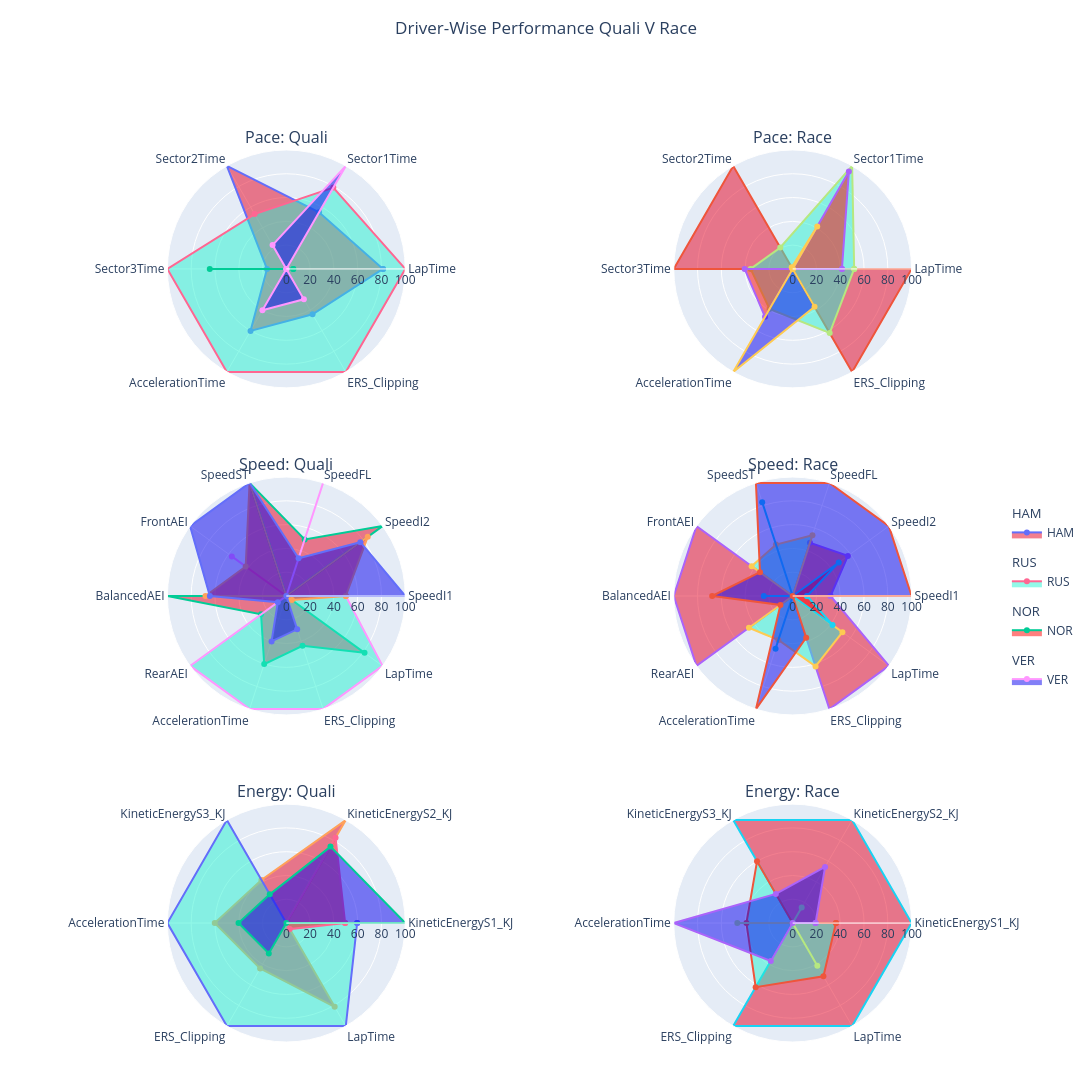

Write notebook code for a chart like this one.
### Code cell
polar_fig = data_vis.create_comparison_radar(
    quali_performance=quali_performance_rescaled,
    race_performance=race_performance_rescaled,
    drivers=top_4_drivers.to_list(),
    show_pace_categories=True,
    show_speed_categories=True,
    show_energy_categories=True,
)

polar_fig.show()

### Figure 1 — Plotly figure (JSON) as saved in the notebook; plotly's stock layout.template omitted (floating-point values rounded to 4 significant figures)
{"data": [{"fill": "toself", "fillcolor": "rgba(0.9098039215686274, 0.0, 0.12549019607843137, 0.5)", "legendgroup": "HAM", "legendgrouptitle": {"text": "HAM"}, "name": "HAM", "r": [81.29, 55.0, 100.0, 16.25, 60.19, 44.07, 81.29], "showlegend": true, "subplot": "polar", "theta": ["LapTime", "Sector1Time", "Sector2Time", "Sector3Time", "AccelerationTime", "ERS_Clipping", "LapTime"], "type": "scatterpolar"}, {"fill": "toself", "fillcolor": "rgba(0.9098039215686274, 0.0, 0.12549019607843137, 0.5)", "legendgroup": "HAM", "legendgrouptitle": {"text": "HAM"}, "name": "HAM", "r": [100.0, 1e-05, 100.0, 100.0, 1e-05, 100.0, 100.0], "showlegend": false, "subplot": "polar2", "theta": ["LapTime", "Sector1Time", "Sector2Time", "Sector3Time", "AccelerationTime", "ERS_Clipping", "LapTime"], "type": "scatterpolar"}, {"fill": "toself", "fillcolor": "rgba(0.9098039215686274, 0.0, 0.12549019607843137, 0.5)", "legendgroup": "HAM", "legendgrouptitle": {"text": "HAM"}, "name": "HAM", "r": [1e-05, 100.0, 50.0, 100.0, 1e-05, 100.0, 26.23, 60.19, 44.07, 81.29, 1e-05], "showlegend": false, "subplot": "polar3", "theta": ["SpeedI1", "SpeedI2", "SpeedFL", "SpeedST", "FrontAEI", "BalancedAEI", "RearAEI", "AccelerationTime", "ERS_Clipping", "LapTime", "SpeedI1"], "type": "scatterpolar"}, {"fill": "toself", "fillcolor": "rgba(0.9098039215686274, 0.0, 0.12549019607843137, 0.5)", "legendgroup": "HAM", "legendgrouptitle": {"text": "HAM"}, "name": "HAM", "r": [31.8, 57.37, 47.02, 1e-05, 100.0, 100.0, 100.0, 1e-05, 100.0, 100.0, 31.8], "showlegend": false, "subplot": "polar4", "theta": ["SpeedI1", "SpeedI2", "SpeedFL", "SpeedST", "FrontAEI", "BalancedAEI", "RearAEI", "AccelerationTime", "ERS_Clipping", "LapTime", "SpeedI1"], "type": "scatterpolar"}, {"fill": "toself", "fillcolor": "rgba(0.9098039215686274, 0.0, 0.12549019607843137, 0.5)", "legendgroup": "HAM", "legendgrouptitle": {"text": "HAM"}, "name": "HAM", "r": [1e-05, 100.0, 41.88, 60.19, 44.07, 81.29, 1e-05], "showlegend": false, "subplot": "polar5", "theta": ["KineticEnergyS1_KJ", "KineticEnergyS2_KJ", "KineticEnergyS3_KJ", "AccelerationTime", "ERS_Clipping", "LapTime", "KineticEnergyS1_KJ"], "type": "scatterpolar"}, {"fill": "toself", "fillcolor": "rgba(0.9098039215686274, 0.0, 0.12549019607843137, 0.5)", "legendgroup": "HAM", "legendgrouptitle": {"text": "HAM"}, "name": "HAM", "r": [100.0, 100.0, 100.0, 1e-05, 100.0, 100.0, 100.0], "showlegend": false, "subplot": "polar6", "theta": ["KineticEnergyS1_KJ", "KineticEnergyS2_KJ", "KineticEnergyS3_KJ", "AccelerationTime", "ERS_Clipping", "LapTime", "KineticEnergyS1_KJ"], "type": "scatterpolar"}, {"fill": "toself", "fillcolor": "rgba(0.15294117647058825, 0.9568627450980393, 0.8235294117647058, 0.5)", "legendgroup": "RUS", "legendgrouptitle": {"text": "RUS"}, "name": "RUS", "r": [100.0, 79.0, 53.28, 100.0, 100.0, 100.0, 100.0], "showlegend": true, "subplot": "polar", "theta": ["LapTime", "Sector1Time", "Sector2Time", "Sector3Time", "AccelerationTime", "ERS_Clipping", "LapTime"], "type": "scatterpolar"}, {"fill": "toself", "fillcolor": "rgba(0.15294117647058825, 0.9568627450980393, 0.8235294117647058, 0.5)", "legendgroup": "RUS", "legendgrouptitle": {"text": "RUS"}, "name": "RUS", "r": [51.7, 100.0, 20.8, 35.37, 38.88, 62.24, 51.7], "showlegend": false, "subplot": "polar2", "theta": ["LapTime", "Sector1Time", "Sector2Time", "Sector3Time", "AccelerationTime", "ERS_Clipping", "LapTime"], "type": "scatterpolar"}, {"fill": "toself", "fillcolor": "rgba(0.15294117647058825, 0.9568627450980393, 0.8235294117647058, 0.5)", "legendgroup": "RUS", "legendgrouptitle": {"text": "RUS"}, "name": "RUS", "r": [50.0, 1e-05, 100.0, 1e-05, 56.67, 1e-05, 100.0, 100.0, 100.0, 100.0, 50.0], "showlegend": false, "subplot": "polar3", "theta": ["SpeedI1", "SpeedI2", "SpeedFL", "SpeedST", "FrontAEI", "BalancedAEI", "RearAEI", "AccelerationTime", "ERS_Clipping", "LapTime", "SpeedI1"], "type": "scatterpolar"}, {"fill": "toself", "fillcolor": "rgba(0.15294117647058825, 0.9568627450980393, 0.8235294117647058, 0.5)", "legendgroup": "RUS", "legendgrouptitle": {"text": "RUS"}, "name": "RUS", "r": [1e-05, 1e-05, 53.77, 45.45, 42.66, 1e-05, 45.45, 38.88, 62.24, 51.7, 1e-05], "showlegend": false, "subplot": "polar4", "theta": ["SpeedI1", "SpeedI2", "SpeedFL", "SpeedST", "FrontAEI", "BalancedAEI", "RearAEI", "AccelerationTime", "ERS_Clipping", "LapTime", "SpeedI1"], "type": "scatterpolar"}, {"fill": "toself", "fillcolor": "rgba(0.15294117647058825, 0.9568627450980393, 0.8235294117647058, 0.5)", "legendgroup": "RUS", "legendgrouptitle": {"text": "RUS"}, "name": "RUS", "r": [59.57, 1e-05, 100.0, 100.0, 100.0, 100.0, 59.57], "showlegend": false, "subplot": "polar5", "theta": ["KineticEnergyS1_KJ", "KineticEnergyS2_KJ", "KineticEnergyS3_KJ", "AccelerationTime", "ERS_Clipping", "LapTime", "KineticEnergyS1_KJ"], "type": "scatterpolar"}, {"fill": "toself", "fillcolor": "rgba(0.15294117647058825, 0.9568627450980393, 0.8235294117647058, 0.5)", "legendgroup": "RUS", "legendgrouptitle": {"text": "RUS"}, "name": "RUS", "r": [36.38, 1e-05, 59.96, 38.88, 62.24, 51.7, 36.38], "showlegend": false, "subplot": "polar6", "theta": ["KineticEnergyS1_KJ", "KineticEnergyS2_KJ", "KineticEnergyS3_KJ", "AccelerationTime", "ERS_Clipping", "LapTime", "KineticEnergyS1_KJ"], "type": "scatterpolar"}, {"fill": "toself", "fillcolor": "rgba(1.0, 0.5019607843137255, 0.0, 0.5)", "legendgroup": "NOR", "legendgrouptitle": {"text": "NOR"}, "name": "NOR", "r": [5.848, 1e-05, 1e-05, 64.38, 1e-05, 1e-05, 5.848], "showlegend": true, "subplot": "polar", "theta": ["LapTime", "Sector1Time", "Sector2Time", "Sector3Time", "AccelerationTime", "ERS_Clipping", "LapTime"], "type": "scatterpolar"}, {"fill": "toself", "fillcolor": "rgba(1.0, 0.5019607843137255, 0.0, 0.5)", "legendgroup": "NOR", "legendgrouptitle": {"text": "NOR"}, "name": "NOR", "r": [41.43, 94.53, 1e-05, 40.38, 46.53, 1e-05, 41.43], "showlegend": false, "subplot": "polar2", "theta": ["LapTime", "Sector1Time", "Sector2Time", "Sector3Time", "AccelerationTime", "ERS_Clipping", "LapTime"], "type": "scatterpolar"}, {"fill": "toself", "fillcolor": "rgba(1.0, 0.5019607843137255, 0.0, 0.5)", "legendgroup": "NOR", "legendgrouptitle": {"text": "NOR"}, "name": "NOR", "r": [50.0, 84.62, 1e-05, 100.0, 42.24, 67.99, 1e-05, 1e-05, 1e-05, 5.848, 50.0], "showlegend": false, "subplot": "polar3", "theta": ["SpeedI1", "SpeedI2", "SpeedFL", "SpeedST", "FrontAEI", "BalancedAEI", "RearAEI", "AccelerationTime", "ERS_Clipping", "LapTime", "SpeedI1"], "type": "scatterpolar"}, {"fill": "toself", "fillcolor": "rgba(1.0, 0.5019607843137255, 0.0, 0.5)", "legendgroup": "NOR", "legendgrouptitle": {"text": "NOR"}, "name": "NOR", "r": [12.13, 47.89, 1e-05, 82.95, 1e-05, 24.24, 1e-05, 46.53, 1e-05, 41.43, 12.13], "showlegend": false, "subplot": "polar4", "theta": ["SpeedI1", "SpeedI2", "SpeedFL", "SpeedST", "FrontAEI", "BalancedAEI", "RearAEI", "AccelerationTime", "ERS_Clipping", "LapTime", "SpeedI1"], "type": "scatterpolar"}, {"fill": "toself", "fillcolor": "rgba(1.0, 0.5019607843137255, 0.0, 0.5)", "legendgroup": "NOR", "legendgrouptitle": {"text": "NOR"}, "name": "NOR", "r": [49.45, 82.79, 1e-05, 1e-05, 1e-05, 5.848, 49.45], "showlegend": false, "subplot": "polar5", "theta": ["KineticEnergyS1_KJ", "KineticEnergyS2_KJ", "KineticEnergyS3_KJ", "AccelerationTime", "ERS_Clipping", "LapTime", "KineticEnergyS1_KJ"], "type": "scatterpolar"}, {"fill": "toself", "fillcolor": "rgba(1.0, 0.5019607843137255, 0.0, 0.5)", "legendgroup": "NOR", "legendgrouptitle": {"text": "NOR"}, "name": "NOR", "r": [1e-05, 15.14, 1e-05, 46.53, 1e-05, 41.43, 1e-05], "showlegend": false, "subplot": "polar6", "theta": ["KineticEnergyS1_KJ", "KineticEnergyS2_KJ", "KineticEnergyS3_KJ", "AccelerationTime", "ERS_Clipping", "LapTime", "KineticEnergyS1_KJ"], "type": "scatterpolar"}, {"fill": "toself", "fillcolor": "rgba(0.023529411764705882, 0.0, 0.9372549019607843, 0.5)", "legendgroup": "VER", "legendgrouptitle": {"text": "VER"}, "name": "VER", "r": [1e-05, 100.0, 23.14, 1e-05, 40.19, 29.48, 1e-05], "showlegend": true, "subplot": "polar", "theta": ["LapTime", "Sector1Time", "Sector2Time", "Sector3Time", "AccelerationTime", "ERS_Clipping", "LapTime"], "type": "scatterpolar"}, {"fill": "toself", "fillcolor": "rgba(0.023529411764705882, 0.0, 0.9372549019607843, 0.5)", "legendgroup": "VER", "legendgrouptitle": {"text": "VER"}, "name": "VER", "r": [1e-05, 41.29, 1.628, 1e-05, 100.0, 36.8, 1e-05], "showlegend": false, "subplot": "polar2", "theta": ["LapTime", "Sector1Time", "Sector2Time", "Sector3Time", "AccelerationTime", "ERS_Clipping", "LapTime"], "type": "scatterpolar"}, {"fill": "toself", "fillcolor": "rgba(0.023529411764705882, 0.0, 0.9372549019607843, 0.5)", "legendgroup": "VER", "legendgrouptitle": {"text": "VER"}, "name": "VER", "r": [100.0, 76.92, 33.33, 100.0, 100.0, 64.3, 8.842, 40.19, 29.48, 1e-05, 100.0], "showlegend": false, "subplot": "polar3", "theta": ["SpeedI1", "SpeedI2", "SpeedFL", "SpeedST", "FrontAEI", "BalancedAEI", "RearAEI", "AccelerationTime", "ERS_Clipping", "LapTime", "SpeedI1"], "type": "scatterpolar"}, {"fill": "toself", "fillcolor": "rgba(0.023529411764705882, 0.0, 0.9372549019607843, 0.5)", "legendgroup": "VER", "legendgrouptitle": {"text": "VER"}, "name": "VER", "r": [100.0, 100.0, 100.0, 100.0, 33.97, 67.69, 12.73, 100.0, 36.8, 1e-05, 100.0], "showlegend": false, "subplot": "polar4", "theta": ["SpeedI1", "SpeedI2", "SpeedFL", "SpeedST", "FrontAEI", "BalancedAEI", "RearAEI", "AccelerationTime", "ERS_Clipping", "LapTime", "SpeedI1"], "type": "scatterpolar"}, {"fill": "toself", "fillcolor": "rgba(0.023529411764705882, 0.0, 0.9372549019607843, 0.5)", "legendgroup": "VER", "legendgrouptitle": {"text": "VER"}, "name": "VER", "r": [100.0, 74.23, 27.87, 40.19, 29.48, 1e-05, 100.0], "showlegend": false, "subplot": "polar5", "theta": ["KineticEnergyS1_KJ", "KineticEnergyS2_KJ", "KineticEnergyS3_KJ", "AccelerationTime", "ERS_Clipping", "LapTime", "KineticEnergyS1_KJ"], "type": "scatterpolar"}, {"fill": "toself", "fillcolor": "rgba(0.023529411764705882, 0.0, 0.9372549019607843, 0.5)", "legendgroup": "VER", "legendgrouptitle": {"text": "VER"}, "name": "VER", "r": [19.25, 54.5, 28.33, 100.0, 36.8, 1e-05, 19.25], "showlegend": false, "subplot": "polar6", "theta": ["KineticEnergyS1_KJ", "KineticEnergyS2_KJ", "KineticEnergyS3_KJ", "AccelerationTime", "ERS_Clipping", "LapTime", "KineticEnergyS1_KJ"], "type": "scatterpolar"}], "layout": {"annotations": [{"font": {"size": 16}, "showarrow": false, "text": "Pace: Quali", "x": 0.175, "xanchor": "center", "xref": "paper", "y": 1, "yanchor": "bottom", "yref": "paper"}, {"font": {"size": 16}, "showarrow": false, "text": "Pace: Race", "x": 0.825, "xanchor": "center", "xref": "paper", "y": 1, "yanchor": "bottom", "yref": "paper"}, {"font": {"size": 16}, "showarrow": false, "text": "Speed: Quali", "x": 0.175, "xanchor": "center", "xref": "paper", "y": 0.6333, "yanchor": "bottom", "yref": "paper"}, {"font": {"size": 16}, "showarrow": false, "text": "Speed: Race", "x": 0.825, "xanchor": "center", "xref": "paper", "y": 0.6333, "yanchor": "bottom", "yref": "paper"}, {"font": {"size": 16}, "showarrow": false, "text": "Energy: Quali", "x": 0.175, "xanchor": "center", "xref": "paper", "y": 0.2667, "yanchor": "bottom", "yref": "paper"}, {"font": {"size": 16}, "showarrow": false, "text": "Energy: Race", "x": 0.825, "xanchor": "center", "xref": "paper", "y": 0.2667, "yanchor": "bottom", "yref": "paper"}], "height": 1800, "legend": {"x": 1.1, "xanchor": "left", "y": 0.5, "yanchor": "middle"}, "margin": {"b": 50, "l": 150, "r": 150, "t": 150}, "polar": {"domain": {"x": [0, 0.35], "y": [0.7333, 1]}, "radialaxis": {"range": [0, 100], "visible": true}}, "polar2": {"domain": {"x": [0.65, 1.0], "y": [0.7333, 1]}, "radialaxis": {"range": [0, 100], "visible": true}}, "polar3": {"domain": {"x": [0, 0.35], "y": [0.3667, 0.6333]}, "radialaxis": {"range": [0, 100], "visible": true}}, "polar4": {"domain": {"x": [0.65, 1.0], "y": [0.3667, 0.6333]}, "radialaxis": {"range": [0, 100], "visible": true}}, "polar5": {"domain": {"x": [0, 0.35], "y": [0, 0.2667]}, "radialaxis": {"range": [0, 100], "visible": true}}, "polar6": {"domain": {"x": [0.65, 1.0], "y": [0, 0.2667]}, "radialaxis": {"range": [0, 100], "visible": true}}, "showlegend": true, "title": {"text": "Driver-Wise Performance Quali V Race", "x": 0.5, "y": 0.98}, "width": 1280}}
